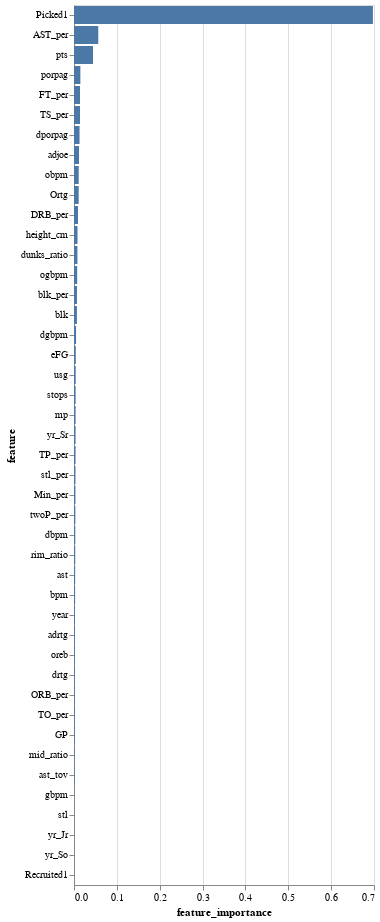

Notebook cell for this chart:
### Code cell
#Visualize the feature importance
import altair as alt

alt.Chart(feat_imp_rf_df).mark_bar().encode(
    x='feature_importance',
    y=alt.Y("feature", sort='-x'),
    tooltip=['feature','feature_importance']
)

### Figure 1 — Vega-Lite specification as saved in the notebook (floating-point values rounded to 4 significant figures)
{"config": {"view": {"continuousWidth": 300, "continuousHeight": 300}}, "data": {"name": "data-9a1ace28a12f4ea36afbe9784112e54a"}, "mark": {"type": "bar"}, "encoding": {"tooltip": [{"field": "feature", "type": "nominal"}, {"field": "feature_importance", "type": "quantitative"}], "x": {"field": "feature_importance", "type": "quantitative"}, "y": {"field": "feature", "sort": "-x", "type": "nominal"}}, "$schema": "https://vega.github.io/schema/vega-lite/v5.20.1.json", "datasets": {"data-9a1ace28a12f4ea36afbe9784112e54a": [{"feature": "Picked1", "feature_importance": 0.6974}, {"feature": "AST_per", "feature_importance": 0.05664}, {"feature": "pts", "feature_importance": 0.04432}, {"feature": "porpag", "feature_importance": 0.01485}, {"feature": "FT_per", "feature_importance": 0.01406}, {"feature": "TS_per", "feature_importance": 0.01399}, {"feature": "dporpag", "feature_importance": 0.01294}, {"feature": "adjoe", "feature_importance": 0.01161}, {"feature": "obpm", "feature_importance": 0.01098}, {"feature": "Ortg", "feature_importance": 0.01093}, {"feature": "DRB_per", "feature_importance": 0.00935}, {"feature": "height_cm", "feature_importance": 0.008191}, {"feature": "dunks_ratio", "feature_importance": 0.008017}, {"feature": "ogbpm", "feature_importance": 0.007427}, {"feature": "blk_per", "feature_importance": 0.006934}, {"feature": "blk", "feature_importance": 0.006799}, {"feature": "dgbpm", "feature_importance": 0.004788}, {"feature": "eFG", "feature_importance": 0.004186}, {"feature": "usg", "feature_importance": 0.003984}, {"feature": "stops", "feature_importance": 0.003827}, {"feature": "mp", "feature_importance": 0.003749}, {"feature": "yr_Sr", "feature_importance": 0.003689}, {"feature": "TP_per", "feature_importance": 0.003646}, {"feature": "stl_per", "feature_importance": 0.00345}, {"feature": "Min_per", "feature_importance": 0.003384}, {"feature": "twoP_per", "feature_importance": 0.003167}, {"feature": "dbpm", "feature_importance": 0.002982}, {"feature": "rim_ratio", "feature_importance": 0.00292}, {"feature": "ast", "feature_importance": 0.002727}, {"feature": "bpm", "feature_importance": 0.00261}, {"feature": "year", "feature_importance": 0.002221}, {"feature": "adrtg", "feature_importance": 0.002173}, {"feature": "oreb", "feature_importance": 0.001972}, {"feature": "drtg", "feature_importance": 0.001873}, {"feature": "ORB_per", "feature_importance": 0.001834}, {"feature": "TO_per", "feature_importance": 0.0018}, {"feature": "GP", "feature_importance": 0.001781}, {"feature": "mid_ratio", "feature_importance": 0.001403}, {"feature": "ast_tov", "feature_importance": 0.001345}, {"feature": "gbpm", "feature_importance": 0.0}, {"feature": "stl", "feature_importance": 0.0}, {"feature": "yr_Jr", "feature_importance": 0.0}, {"feature": "yr_So", "feature_importance": 0.0}, {"feature": "Recruited1", "feature_importance": 0.0}]}}
